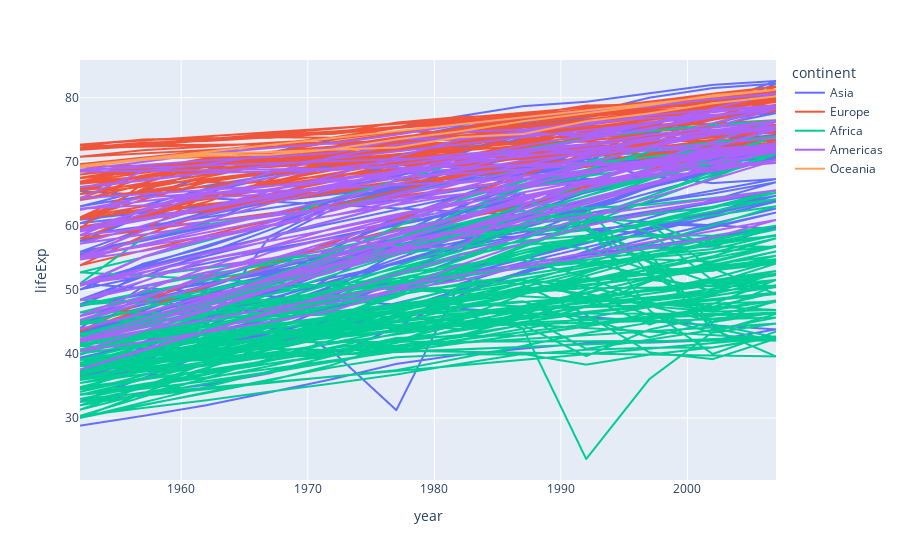

Notebook code cell kept with this figure:
### Code cell
px.line(data, x = 'year', y = 'lifeExp', color = 'continent')
# Now this is more informative

### Figure 1 — Plotly figure (JSON) as saved in the notebook; plotly's stock layout.template omitted (floating-point values rounded to 4 significant figures; data arrays with more than 128 entries replaced by an {"elided": "..."} marker saying what was removed)
{"data": [{"hovertemplate": "continent=Asia<br>year=%{x}<br>lifeExp=%{y}<extra></extra>", "legendgroup": "Asia", "line": {"color": "#636efa", "dash": "solid"}, "mode": "lines", "name": "Asia", "showlegend": true, "type": "scattergl", "x": {"elided": "396 int values"}, "xaxis": "x", "y": {"elided": "396 float values"}, "yaxis": "y"}, {"hovertemplate": "continent=Europe<br>year=%{x}<br>lifeExp=%{y}<extra></extra>", "legendgroup": "Europe", "line": {"color": "#EF553B", "dash": "solid"}, "mode": "lines", "name": "Europe", "showlegend": true, "type": "scattergl", "x": {"elided": "360 int values"}, "xaxis": "x", "y": {"elided": "360 float values"}, "yaxis": "y"}, {"hovertemplate": "continent=Africa<br>year=%{x}<br>lifeExp=%{y}<extra></extra>", "legendgroup": "Africa", "line": {"color": "#00cc96", "dash": "solid"}, "mode": "lines", "name": "Africa", "showlegend": true, "type": "scattergl", "x": {"elided": "624 int values"}, "xaxis": "x", "y": {"elided": "624 float values"}, "yaxis": "y"}, {"hovertemplate": "continent=Americas<br>year=%{x}<br>lifeExp=%{y}<extra></extra>", "legendgroup": "Americas", "line": {"color": "#ab63fa", "dash": "solid"}, "mode": "lines", "name": "Americas", "showlegend": true, "type": "scattergl", "x": {"elided": "300 int values"}, "xaxis": "x", "y": {"elided": "300 float values"}, "yaxis": "y"}, {"hovertemplate": "continent=Oceania<br>year=%{x}<br>lifeExp=%{y}<extra></extra>", "legendgroup": "Oceania", "line": {"color": "#FFA15A", "dash": "solid"}, "mode": "lines", "name": "Oceania", "showlegend": true, "type": "scattergl", "x": [1952, 1957, 1962, 1967, 1972, 1977, 1982, 1987, 1992, 1997, 2002, 2007, 1952, 1957, 1962, 1967, 1972, 1977, 1982, 1987, 1992, 1997, 2002, 2007], "xaxis": "x", "y": [69.12, 70.33, 70.93, 71.1, 71.93, 73.49, 74.74, 76.32, 77.56, 78.83, 80.37, 81.23, 69.39, 70.26, 71.24, 71.52, 71.89, 72.22, 73.84, 74.32, 76.33, 77.55, 79.11, 80.2], "yaxis": "y"}], "layout": {"legend": {"title": {"text": "continent"}, "tracegroupgap": 0}, "margin": {"t": 60}, "xaxis": {"anchor": "y", "domain": [0, 1], "title": {"text": "year"}}, "yaxis": {"anchor": "x", "domain": [0, 1], "title": {"text": "lifeExp"}}}}
